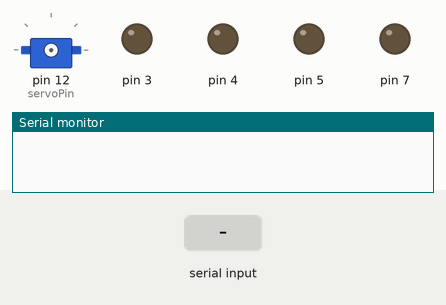
A sketch run on a simulated Arduino Uno, built with avr-gcc and run on an emulated ATmega328P. On the bench: servo, output pins drawn as LEDs (lit = HIGH), the last lines printed to the serial monitor. Dashed ring = blinking. Inputs (shaded band) come from the test bench.

Above: at 1.2 s.
1.3 s: "200\n" received over Serial
At 1.42 s:
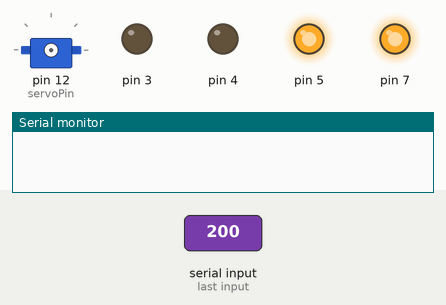
4.3 s: "90,45\n" received over Serial
At 5.22 s:
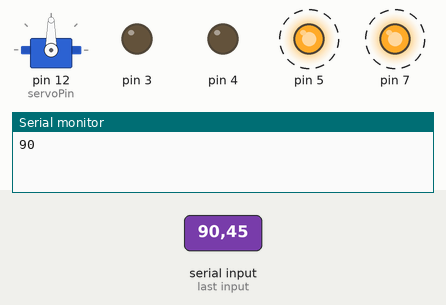
7.3 s: "30,150\n" received over Serial
At 8.22 s:
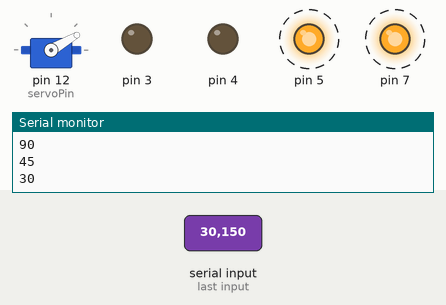
10.3 s: "5\n" received over Serial
At 11.8 s:
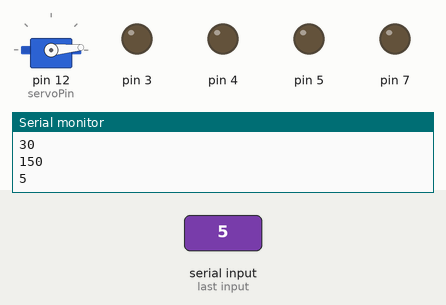
13.3 s: "250\n" received over Serial
At 14.1 s:
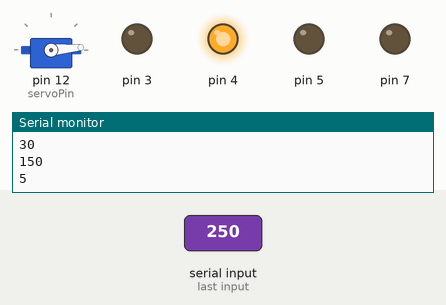
16.3 s: "90\n" received over Serial
At 18.2 s:
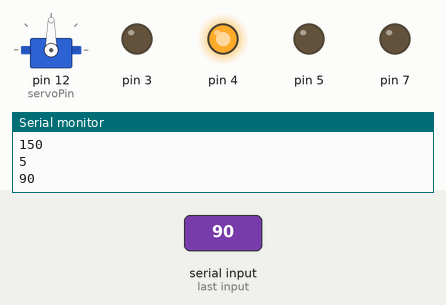
Timing chart, 0 to 19.9 s (numbered marks = the images above; inputs shaded):
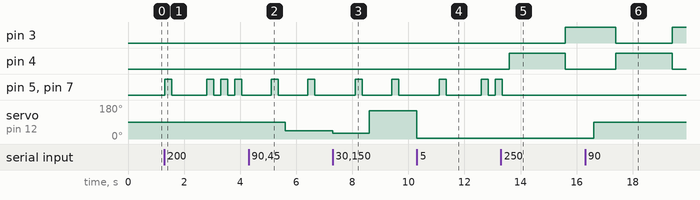

Measured:
- after the input at 1.3 s, pin 5, pin 7: LOW → HIGH at once, → LOW 0.25 s later, → HIGH 1.2 s later, → LOW 0.25 s later, … (8 changes in this stretch)
- after the input at 4.3 s, pin 5, pin 7: alternates HIGH for 0.25 s and LOW for 1.1 s, starting after 0.80 s; servo on pin 12 (servoPin): 90° → 45° after 1.3 s
- after the input at 7.3 s, pin 5, pin 7: alternates HIGH for 0.25 s and LOW for 1.1 s, starting after 0.80 s; servo on pin 12 (servoPin): 45° → 30° at once, → 150° 1.3 s later
- after the input at 10.3 s, servo on pin 12 (servoPin): 150° → 5° at once
- after the input at 13.3 s, pin 3: LOW → HIGH after 2.3 s; pin 4: LOW → HIGH after 0.30 s, → LOW 2.0 s later; pin 5, pin 7: goes on until 13.4 s, then stays LOW
- after the input at 16.3 s, servo on pin 12 (servoPin): 5° → 90° after 0.30 s

The sketch:

jenkins.ino
```cpp
#include <Servo.h>

Servo servoMotor;
int servoPin=12;
int value=0;
int comandoAtual = 0;

int alternaVerde = 0;

void setup(){
  Serial.begin(9600);
  // LEDs Vermelhos
  pinMode(7, OUTPUT);
  pinMode(5, OUTPUT);
  // LEDs Verdes
  pinMode(4, OUTPUT);
  pinMode(3, OUTPUT);
}

void loop(){
  if(Serial.available() > 0)
  {
      value = Serial.parseInt();

      if (value > 0 &&
          value <= 180){
          servoMotor.attach(servoPin);

          servoMotor.write(value);
          Serial.println(value, DEC);

          delay(800);
          servoMotor.detach();
      } else {
        // Evita lixo na transmissão
        if (value == 200 ||
            value == 250){
              comandoAtual = value;
            }
      }

      Serial.flush();
  }

  if (comandoAtual == 200)
  {
      indicarProblema();
  } else if (comandoAtual == 250){
      indicarSemProblema();
  }
}

void indicarProblema(){
  //Serial.println("Problema");

  digitalWrite(4, LOW);
  digitalWrite(3, LOW);

  digitalWrite(7, HIGH);
  digitalWrite(5, HIGH);
  delay(250);
  digitalWrite(7, LOW);
  digitalWrite(5, LOW);
  delay(250);
}


void indicarSemProblema(){
  //Serial.println("Sem Problema");

  if (alternaVerde == 0){
      digitalWrite(4, HIGH);
      digitalWrite(3, LOW);
      alternaVerde = 1;
  } else {
      digitalWrite(4, LOW);
      digitalWrite(3, HIGH);
      alternaVerde = 0;
  }

  delay(1000);
}
```
